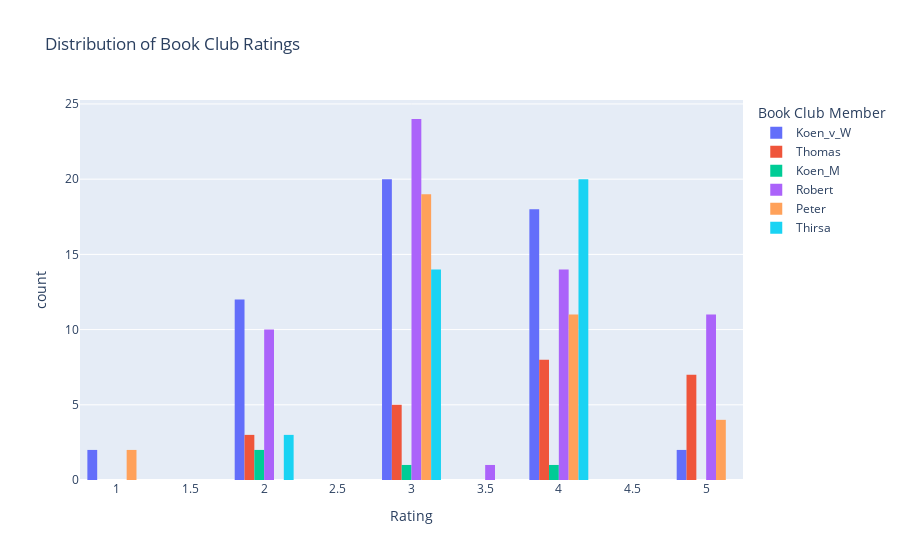

The notebook cell this image was saved under:
### Code cell
# Create a long-form dataframe to plot ratings for each person
long_df = bookclub_processed_df.select(["title", *bookclub_members_list]).unpivot(
    index="title",
    on=bookclub_members_list,
    variable_name="Member",
    value_name="Rating",
)

# Bar plot of ratings per member
fig = px.histogram(
    long_df,
    x="Rating",
    color="Member",
    barmode="group",
    title="Distribution of Book Club Ratings",
    labels={"Rating": "Rating", "Member": "Book Club Member"},
)

fig.show()

### Figure 1 — Plotly figure (JSON) as saved in the notebook; plotly's stock layout.template omitted (floating-point values rounded to 4 significant figures)
{"data": [{"alignmentgroup": "True", "bingroup": "x", "hovertemplate": "Book Club Member=Koen_v_W<br>Rating=%{x}<br>count=%{y}<extra></extra>", "legendgroup": "Koen_v_W", "marker": {"color": "#636efa", "pattern": {"shape": ""}}, "name": "Koen_v_W", "offsetgroup": "Koen_v_W", "orientation": "v", "showlegend": true, "type": "histogram", "x": [3.0, NaN, 3.0, 4.0, 2.0, 4.0, 4.0, 5.0, 3.0, 2.0, 3.0, 4.0, NaN, NaN, NaN, 3.0, 4.0, NaN, 2.0, 3.0, 3.0, 3.0, NaN, 3.0, 4.0, 1.0, 2.0, 4.0, NaN, NaN, 3.0, NaN, NaN, 4.0, 2.0, 3.0, 4.0, 3.0, 2.0, 2.0, 4.0, 2.0, 3.0, 4.0, 3.0, NaN, 2.0, 1.0, 2.0, 3.0, 2.0, NaN, NaN, 3.0, 3.0, NaN, NaN, 4.0, 4.0, 5.0, NaN, 4.0, 2.0, NaN, 4.0, 3.0, 4.0, 4.0, 4.0, 3.0, 3.0], "xaxis": "x", "yaxis": "y"}, {"alignmentgroup": "True", "bingroup": "x", "hovertemplate": "Book Club Member=Thomas<br>Rating=%{x}<br>count=%{y}<extra></extra>", "legendgroup": "Thomas", "marker": {"color": "#EF553B", "pattern": {"shape": ""}}, "name": "Thomas", "offsetgroup": "Thomas", "orientation": "v", "showlegend": true, "type": "histogram", "x": [2.0, 5.0, 5.0, NaN, NaN, 5.0, 3.0, NaN, NaN, 4.0, NaN, NaN, NaN, NaN, NaN, NaN, NaN, NaN, NaN, NaN, NaN, NaN, NaN, NaN, NaN, NaN, 3.0, NaN, NaN, NaN, NaN, NaN, NaN, 4.0, NaN, 3.0, NaN, NaN, NaN, NaN, NaN, 5.0, 5.0, NaN, NaN, NaN, 4.0, 2.0, NaN, NaN, 2.0, NaN, 4.0, 4.0, 3.0, NaN, NaN, 4.0, NaN, 5.0, NaN, 3.0, NaN, 4.0, NaN, NaN, NaN, 5.0, NaN, NaN, 4.0], "xaxis": "x", "yaxis": "y"}, {"alignmentgroup": "True", "bingroup": "x", "hovertemplate": "Book Club Member=Koen_M<br>Rating=%{x}<br>count=%{y}<extra></extra>", "legendgroup": "Koen_M", "marker": {"color": "#00cc96", "pattern": {"shape": ""}}, "name": "Koen_M", "offsetgroup": "Koen_M", "orientation": "v", "showlegend": true, "type": "histogram", "x": [2.0, NaN, 3.0, 2.0, NaN, NaN, NaN, NaN, NaN, NaN, NaN, NaN, NaN, NaN, NaN, NaN, NaN, NaN, NaN, NaN, NaN, NaN, NaN, NaN, NaN, NaN, NaN, NaN, NaN, NaN, NaN, NaN, NaN, NaN, NaN, NaN, NaN, NaN, NaN, NaN, NaN, NaN, NaN, NaN, NaN, NaN, NaN, NaN, NaN, NaN, NaN, NaN, NaN, NaN, NaN, NaN, NaN, NaN, NaN, NaN, NaN, NaN, NaN, NaN, NaN, 4.0, NaN, NaN, NaN, NaN, NaN], "xaxis": "x", "yaxis": "y"}, {"alignmentgroup": "True", "bingroup": "x", "hovertemplate": "Book Club Member=Robert<br>Rating=%{x}<br>count=%{y}<extra></extra>", "legendgroup": "Robert", "marker": {"color": "#ab63fa", "pattern": {"shape": ""}}, "name": "Robert", "offsetgroup": "Robert", "orientation": "v", "showlegend": true, "type": "histogram", "x": [3.0, 5.0, 5.0, 3.0, 3.0, 4.0, 4.0, 5.0, 3.0, 3.0, 3.0, 3.0, 3.0, 2.0, 5.0, 5.0, 3.0, 4.0, 2.0, 3.0, 3.0, 4.0, 2.0, 3.0, 3.0, 2.0, 4.0, 3.0, 5.0, 3.0, 2.0, 4.0, 3.0, 5.0, 3.0, 2.0, 3.5, 2.0, 4.0, 4.0, 3.0, 2.0, 4.0, 3.0, 3.0, 2.0, 4.0, 4.0, 3.0, 2.0, 3.0, 4.0, 5.0, 3.0, 4.0, 5.0, 3.0, 5.0, 4.0, 5.0, NaN, NaN, NaN, NaN, NaN, NaN, NaN, NaN, NaN, NaN, NaN], "xaxis": "x", "yaxis": "y"}, {"alignmentgroup": "True", "bingroup": "x", "hovertemplate": "Book Club Member=Peter<br>Rating=%{x}<br>count=%{y}<extra></extra>", "legendgroup": "Peter", "marker": {"color": "#FFA15A", "pattern": {"shape": ""}}, "name": "Peter", "offsetgroup": "Peter", "orientation": "v", "showlegend": true, "type": "histogram", "x": [3.0, 5.0, 4.0, 4.0, 3.0, 3.0, 4.0, 5.0, NaN, 3.0, 4.0, 3.0, NaN, 3.0, NaN, NaN, 3.0, NaN, 1.0, 4.0, 3.0, 3.0, NaN, NaN, 5.0, NaN, 4.0, 4.0, NaN, 3.0, 3.0, NaN, 4.0, NaN, 1.0, NaN, NaN, NaN, NaN, NaN, NaN, NaN, NaN, NaN, NaN, NaN, 3.0, 3.0, NaN, 3.0, 3.0, NaN, 3.0, 3.0, 3.0, NaN, 3.0, 4.0, NaN, NaN, 4.0, 5.0, 4.0, NaN, NaN, NaN, NaN, NaN, NaN, NaN, NaN], "xaxis": "x", "yaxis": "y"}, {"alignmentgroup": "True", "bingroup": "x", "hovertemplate": "Book Club Member=Thirsa<br>Rating=%{x}<br>count=%{y}<extra></extra>", "legendgroup": "Thirsa", "marker": {"color": "#19d3f3", "pattern": {"shape": ""}}, "name": "Thirsa", "offsetgroup": "Thirsa", "orientation": "v", "showlegend": true, "type": "histogram", "x": [3.0, NaN, NaN, 3.0, NaN, 4.0, 4.0, NaN, 2.0, NaN, 3.0, 3.0, 4.0, NaN, NaN, 4.0, NaN, 4.0, 3.0, 4.0, NaN, NaN, NaN, NaN, 4.0, 2.0, 3.0, NaN, NaN, NaN, 3.0, 4.0, NaN, NaN, 3.0, NaN, 4.0, NaN, 3.0, NaN, 4.0, NaN, 3.0, 4.0, NaN, NaN, 3.0, 4.0, NaN, 2.0, 3.0, 4.0, 3.0, 4.0, 3.0, 4.0, NaN, NaN, 4.0, 4.0, NaN, 4.0, NaN, 4.0, 4.0, NaN, NaN, NaN, NaN, NaN, NaN], "xaxis": "x", "yaxis": "y"}], "layout": {"barmode": "group", "legend": {"title": {"text": "Book Club Member"}, "tracegroupgap": 0}, "title": {"text": "Distribution of Book Club Ratings"}, "xaxis": {"anchor": "y", "domain": [0, 1], "title": {"text": "Rating"}}, "yaxis": {"anchor": "x", "domain": [0, 1], "title": {"text": "count"}}}}
